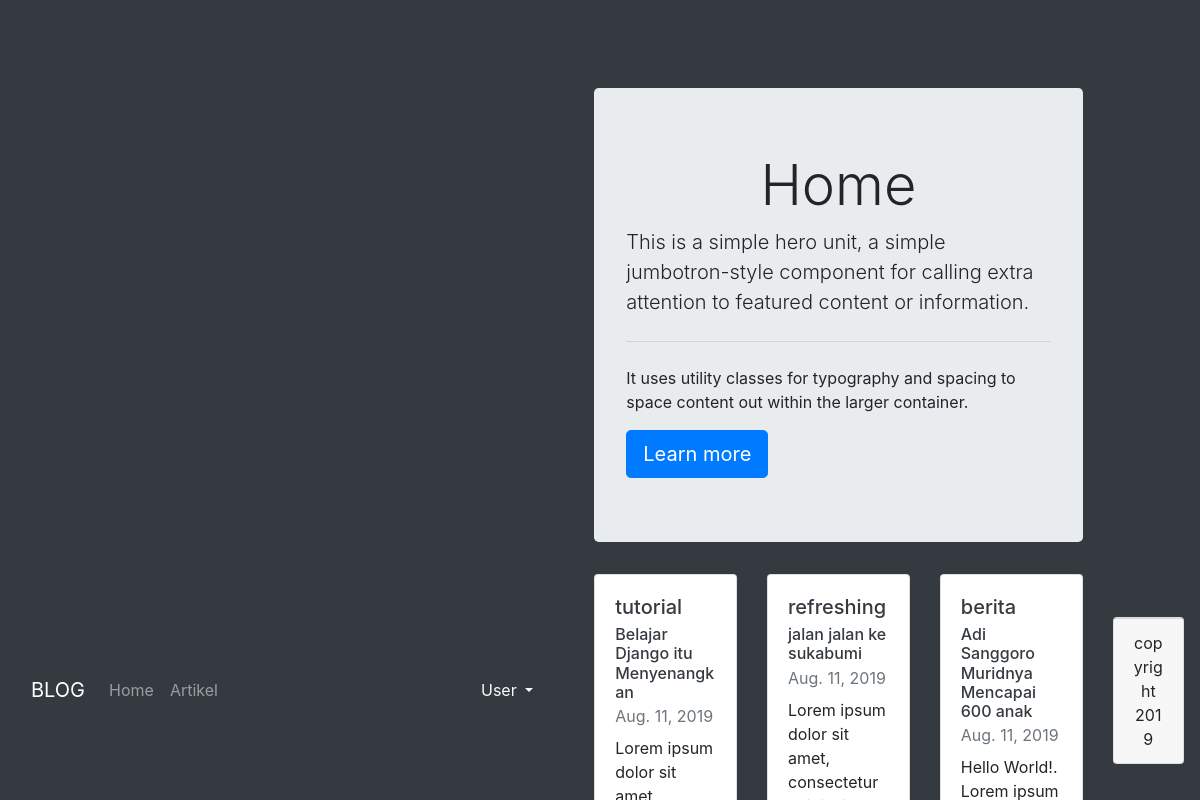
The page / on the database its author committed.
### artikel/models.py (models this page shows, shortened)
class Artikel(models.Model):
	judul = models.CharField(max_length=255)
	isi = models.TextField()
	kategori = models.CharField(max_length=255)
	published = models.DateTimeField(auto_now_add=True)
	updated = models.DateTimeField(auto_now=True)
	slug = models.SlugField(blank=True, editable=False)

### blog/views.py (the view)
# urls.py: url(r'^$', BlogHomeView.as_view(), name='home'),
class BlogHomeView(TemplateView, ArtikelPerKategori):
	template_name = "index.html"
	def get_context_data(self):
		querysets = self.get_latest_artikel_each_kategori()
		context = {
			'latest_artikel' : querysets,
		}
		return context

### artikel/views.py (called while the page is built)
	def get_latest_artikel_each_kategori(self):
		kategori_list = self.model.objects.values_list('kategori', flat='true').distinct()
		queryset = []
		for kategori in kategori_list:
			artikel = self.model.objects.filter(kategori=kategori).latest('published')
			queryset.append(artikel)
		return queryset

### templates/index.html (shortened to what this page needs)
{% extends "base.html" %}
{% block contents %}
<div class="jumbotron">
	<h1 class="display-4 text-center">Home</h1>
	<p class="lead">This is a simple hero unit, a simple jumbotron-style component for calling extra attention to featured
		content or information.</p>
	<hr class="my-4">
	<p>It uses utility classes for typography and spacing to space content out within the larger container.</p>
	<a class="btn btn-primary btn-lg" href="#" role="button">Learn more</a>
</div>
<div class="row">
	{% for artikel in latest_artikel %}
	<div class="col-sm-4">
		<div class="card">
			<div class="card-body">
				<h5 class="card-title"><a class="text-dark"
						href="{% url 'artikel:kategori' artikel.kategori 1 %}">{{artikel.kategori}}</a></h5>
				<h6 class="card-subtitle mb-2 text-dark"><a class="text-dark"
						href="{% url 'artikel:detail' artikel.slug %}">{{artikel.judul}}</a></h6>
				<p class="card-subtitle mb-2 text-muted">{{artikel.published|date}}</p>
				<p class="card-text">{{artikel.isi|truncatewords:30}}</p>
			</div>
		</div>
	</div>
	{% endfor %}
</div>
{% endblock contents %}

### rows shown on the page
Artikel: kategori "tutorial", judul "Belajar Django itu Menyenangkan", published "Aug. 11, 2019", isi "Lorem ipsum dolor sit…"
Artikel: kategori "refreshing", judul "jalan jalan ke sukabumi", published "Aug. 11, 2019", isi "Lorem ipsum dolor sit amet, consectetur…"
Artikel: kategori "berita", judul "Adi Sanggoro Muridnya Mencapai 600 anak", published "Aug. 11, 2019", isi "Hello World!. Lorem ipsum…"
